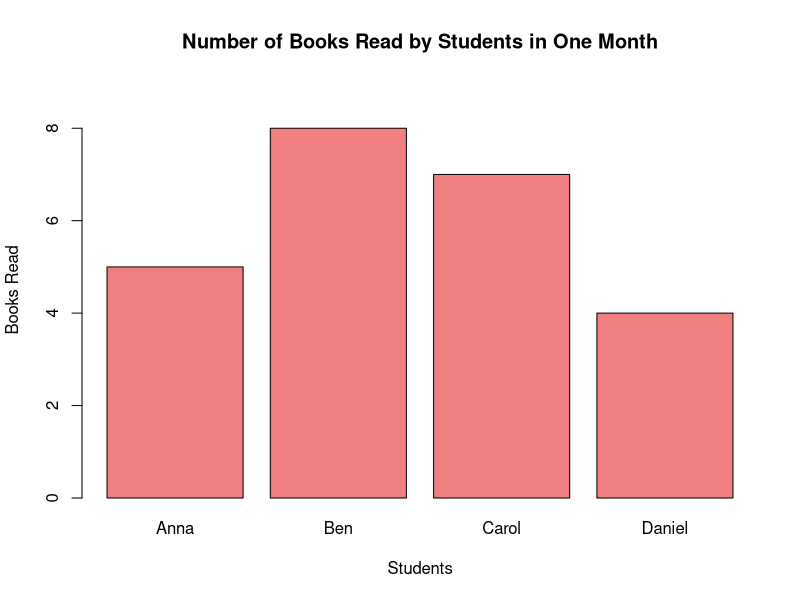

Source code (R):
# ---- bar-graph2 ---- 

# Define the data
students <- c("Anna", "Ben", "Carol", "Daniel")
books_read <- c(5, 8, 7, 4)

# Create the bar graph
barplot(
  height = books_read,
  names.arg = students,
  col = "lightcoral",
  main = "Number of Books Read by Students in One Month",
  xlab = "Students",
  ylab = "Books Read",
  ylim = c(0, max(books_read) + 1)  # Add a little space above the highest bar
)
